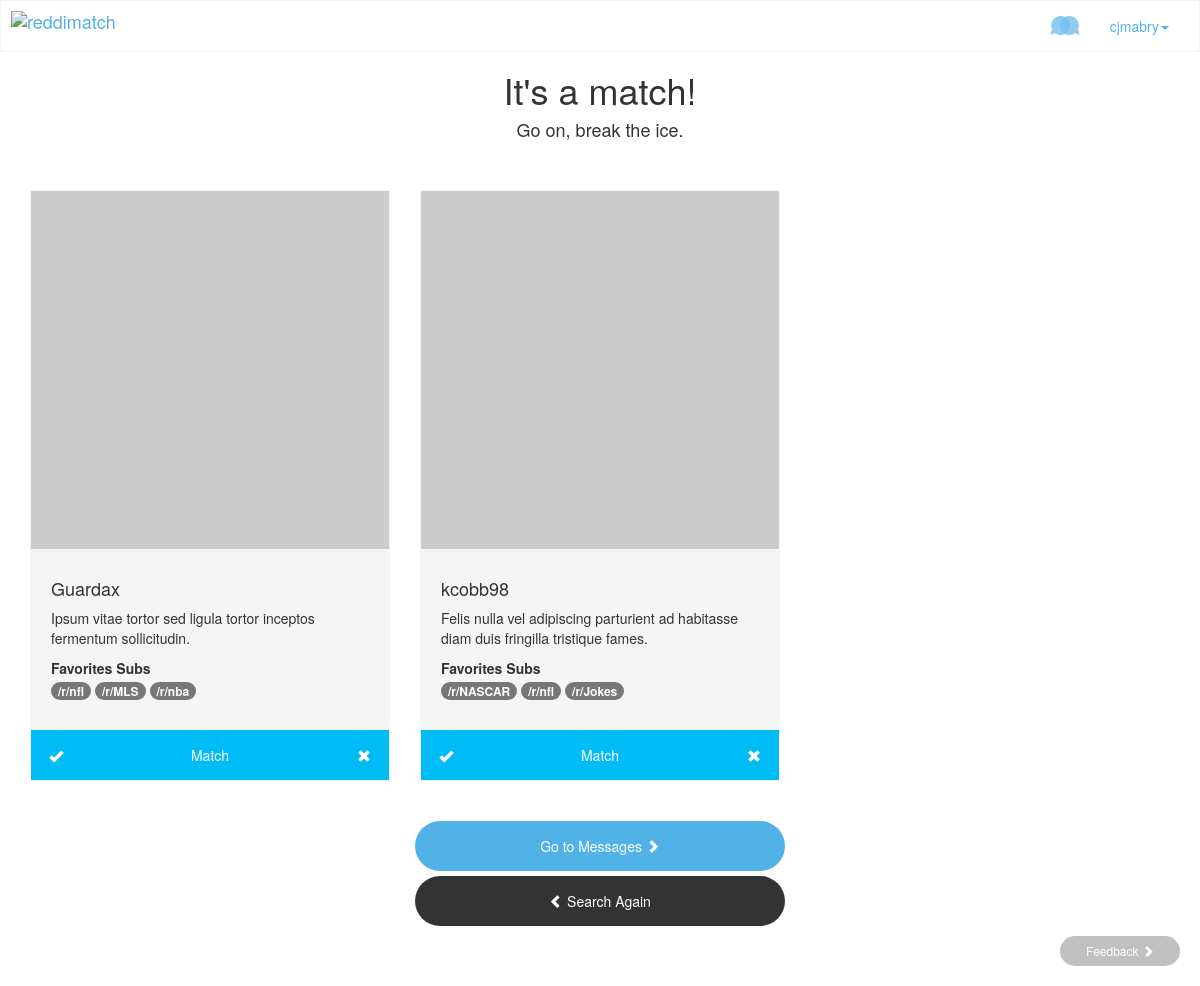
The page /friend_match (signed in) on the database its author committed.
### app/models.py (models this page shows, shortened)
class User(db.Model):
    id = db.Column(db.Integer, primary_key=True)
    username = db.Column(db.String(80), unique=True)
    reddit_username = db.Column(db.String(80), unique=True)
    email = db.Column(db.String(255), unique=True)
    refresh_token = db.Column(db.String(60))
    age = db.Column(db.Integer)
    gender_id = db.Column(db.Integer, db.ForeignKey('gender.id'))
    orientation = db.Column(db.String(60))
    location = db.Column(db.String(120))
    postal_code = db.Column(db.String(10))
    latitude = db.Column(db.Float(10))
    longitude = db.Column(db.Float(10))
    bio = db.Column(db.String(140))
    profile_photo_url = db.Column(db.String(120))
    registered = db.Column(db.Boolean)
    deleted = db.Column(db.Boolean)
    favorited = db.relationship('Subreddit', secondary=favorite_subs,
        backref=db.backref('favorite_subs', lazy='dynamic'), lazy='dynamic')
    matched = db.relationship('User',
                               secondary=matches,
                               primaryjoin=(matches.c.user_id == id),
                               secondaryjoin=(matches.c.matched_id == id),
                               backref=db.backref('matches', lazy='dynamic'),
                               lazy='dynamic')
    rejected = db.relationship('User',
                                secondary=rejects,
                                primaryjoin=(rejects.c.user_id == id),
                                secondaryjoin=(rejects.c.rejected_id == id),
                                backref=db.backref('rejects', lazy='dynamic'),
                                lazy='dynamic')
    registered = db.Column(db.Boolean)
    email_verified = db.Column(db.Boolean)
    created_on = db.Column(db.DateTime)
    verified_on = db.Column(db.DateTime)
    last_online = db.Column(db.DateTime)
    is_online = db.Column(db.Boolean)
    newsletter = db.Column(db.Boolean)
    date_searchable = db.Column(db.Boolean)
    def avatar(self, size):
        if self.email is not None:
            return 'http://www.gravatar.com/avatar/%s?d=identicon&s=%d' % (md5(self.email.encode('utf-8')).hexdigest(), size)
        else:
            return 'http://www.gravatar.com/avatar/?d=identicon&s=%s' % size
    def favorited_subs(self):
        return Subreddit.query.join(favorite_subs, (favorite_subs.c.subreddit_id == Subreddit.id)).filter(favorite_subs.c.user_id == self.id)
    def is_rejected(self, user):
        return self.rejected.filter(rejects.c.rejected_id == user.id).count() > 0
    def is_matched(self, user):
        return self.matched.filter(matches.c.matched_id == user.id).count() > 0
    def get_match_requests(self):
        query = User.query.join(matches, (matches.c.user_id == User.id)).filter(matches.c.matched_id == self.id)
        requests = []
        for r in query:
            if not self.is_matched(r):
                requests.append(r)
        if len(requests) > 0:
            return requests
        else:
            return False
    def is_authenticated(self):
        return True

class Subreddit(db.Model):
    __tablename__ = 'subreddit'
    id = db.Column(db.Integer, primary_key=True)
    reddit_id = db.Column(db.String(60))
    category = db.Column(db.String(60))
    name = db.Column(db.String(60), unique = True)
    def favorited_users(self):
        return User.query.join(favorite_subs, favorite_subs.c.user_id == User.id).filter(favorite_subs.c.subreddit_id == self.id)

### app/views.py (the view)
@app.route('/friend_match')
@login_required
def friend_match():
    user = current_user
    favs = user.favorited_subs().all()
    matches = []
    for sub in favs:
        users = sub.favorited_users().all()
        for u in users:
            if u.username is not user.username and not user.is_matched(u) and not user.is_rejected(u) and not u.is_rejected(user):
                u.status = 'onsite'
                u.type = 'friend'
                matches.append(u)
    if len(matches) > 3:
        matches = random.sample(matches, 3)
    if len(matches) == 0:
        matches = reddit_api.get_offsite_users(favs)
        if len(matches) == 0:
            matches = None
    return render_template('results.html', matches=matches)

### app/views.py (called while the page is built)
@lm.user_loader
def load_user(id):
    return models.User.query.get(int(id))

@app.before_request
def before_request():
    g.user = current_user

### app/templates/results.html (shortened to what this page needs)
{% extends "base.html" %}
{% block container%}container{% endblock %}
{% block page_class%}class="results_page"{% endblock %}
{% block content %}
  {% if current_user.is_authenticated() %}
    <div class="text-center">
      {% if matches != None %}
        <div class="row">
          <h1>It's a match!</h1>
          <h4>Go on, break the ice.</h4>
        </div>
        <div class="row matches">
        {% for match in matches %}
          <div class="col-md-4 col-sm-6 col-sm-offset-0 col-xs-10 col-xs-offset-1 text-left">
            <div class="match">
              {% if match.status == 'onsite' %}
                <img class="profile_photo" src="{{ match.avatar(300) }}">
              {% endif %}
              <div class="match_info">
                <h4><span class="username">{{ match.username }}</span></h4>
                {% if match.bio is not none %}
                  <p>{{ match.bio }}</p>
                {% endif %}
                  {% if match.status == 'onsite' %}
                    {% set subs = match.favorited_subs() %}
                      <strong>Favorites Subs</strong>
                      <p>{% for sub in subs %}
                        <a class="badge" href="https://www.reddit.com/r/{{sub.name}}">/r/{{ sub.name }}</a>
                      {% endfor %}</p>
                    {% endif %}
              </div>
              {% if match.status == 'onsite' %}
                <div class="match_button">
                  <span class="check glyphicon glyphicon-ok yes-match" role="button" data-username="{{match.username}}">
                  </span>
                  <span class="text">Match</span>
                  <span class="cross glyphicon glyphicon-remove no-match" role="button" data-username="{{match.username}}">
                  </span>
                </div>
              {% endif %}
            </div>
          </div>
        {% endfor %}
      <div class="buttons text-center row">
        <div class="col-md-4 col-md-offset-4 col-xs-10 col-xs-offset-1">
          <a class="btn btn-primary btn-block" role="button" href="{{ url_for('messages')}}">Go to Messages <span class="chevron glyphicon glyphicon-chevron-right"></span></a>
          <a class="btn btn-secondary btn-block" role="button" href="/match"><span class="chevron glyphicon glyphicon-chevron-left"></span> Search Again</a>
        </div>
      </div>
      </div>
      {% endif %}
    </div>
  {% endif %}
{% endblock %}

### app/templates/base.html (shortened to what this page needs)
<!DOCTYPE html>
<html {% block page_class %}{% endblock %}>
  <head>
    <link href="{{url_for('static', filename='css/bootstrap.min.css')}}" rel="stylesheet" media="screen">
    <link href="{{url_for('static',filename='css/custom.css')}}" rel="stylesheet">
  </head>
  <body>
    {% if current_user.is_authenticated %}
      <div class="navbar navbar-fixed-top">
        <div class="container-fluid">
          <div class="navbar-header">
              <a class="navbar-brand" href="/">
                <img src="{{url_for('static',filename='images/logo-beta.svg')}}" alt="reddimatch">
              </a>
            </div>
            <div id="main-nav">
              <ul class="nav navbar-nav pull-right">
                <li><a class="notifications" href="{{ url_for('messages') }}"><span class="matches_icon"></span></a></li>
                <li class="dropdown">
                  <a href="{{ url_for('dashboard') }}" class="dropdown-toggle" data-toggle="dropdown" role="button" aria-haspopup="true" aria-expanded="false">{{current_user.username}}<span class="caret"></a>
                </li>
              </ul>
            </div>
        </div>
      </div>
    {% endif %}
    <div class="{% block container %}{% endblock %}">
      {% block content %}{% endblock %}
    </div>
    <a href="mailto:feedback@reddimatch.com?subject=Feedback"><div id="feedback">Feedback <span class="glyphicon glyphicon-chevron-right"></span></div></a>
  </body>
</html>

### app/static/css/custom.css (style rules this page uses)
html { position: relative; min-height:100%; }
body { margin-bottom:60px; margin-top:50px; }
body .navbar { background-color: #ffffff; color:#51b2e8; }
.navbar { border: 1px solid #f5f5f5; }
body .navbar a { color: #51b2e8; }
.navbar-brand { padding: 10px; }
.navbar-brand img { height:30px; }
.navbar a.notifications .matches_icon { background: url('/static/images/bubbles-blue.svg') no-repeat; transition: 0.25s; height: 20px; display: block; width: 30px; margin: auto; opacity: 0.8; }
.navbar a.notifications .matches_icon::before { content: ""; display: none; width: 0; height: 0; border-bottom: 5px solid #666; border-right: 5px solid transparent; border-left: 5px solid transparent; position: absolute; top:45px; left:0; right:0; margin: auto; opacity: 0; }
.navbar a.notifications .matches_icon::after { content:"Messages"; display: none; position: absolute; top:50px; left:50%; margin: auto; transform: translate(-50%, 0); font-size: 16px; line-height: 16px; background: #666; color: white; padding: 10px; border-radius: 5px; opacity: 0; }
.btn-primary, .btn-secondary { height: 50px; line-height: 50px; padding: 0 20px; border-radius: 50px; background: #51b2e8; border:none; }
.btn-secondary { background: #333; border:none; color:white; }
.navbar-fixed-top { background:#f5f5f5; }
#feedback { display: block; height: 30px; line-height: 20px; background: #333; position: absolute; bottom: 20px; right: 20px; font-size: 12px; color: white; text-align: center; padding: 5px 20px; border-radius: 50px; cursor: pointer; transition: 0.25s; opacity: 0.3; width: 120px; }
#feedback::after { content:"feedback@reddimatch.com"; display: none; position: absolute; top:0; bottom: 0; left: -215px; margin: auto; background: #51b2e8; color: white; text-align: center; padding: 5px 10px; border-radius: 5px; white-space: nowrap; width: 200px; font-weight: bold; text-align: center; }
#feedback::before { content: ""; display: none; position: absolute; left:-15px; top: 0; bottom:0; margin: auto; height: 0; width: 0; border: 1px solid #51b2e8; border-left: 7px solid #51b2e8; border-top: 5px solid transparent; border-bottom: 5px solid transparent; border-right: 0; }
.results_page { display: flex; justify-content: center; align-items: center; }
.match { border: 1px solid #f5f5f5; background: #f5f5f5; margin: 40px 0; }
.match .profile_photo { width: 100%; height: auto; }
.match .match_info { padding:20px; }
.match .match_button { display: block; position: relative; width: 100%; height: 50px; line-height: 50px; font-weight: 300; background: #00bcf6; text-align: center; cursor: pointer; color: white; overflow: hidden; z-index: 0; }
.match .match_button .check, .match .match_button .cross { opacity: 1; transition: opacity 0.25s 0.5s; }
.match .match_button::before { content: ''; z-index: 0; position: absolute; top: 50%; left: -30px; margin: -15px 0 0 -1px; width: 30px; height: 30px; border-radius: 50%; background: #66CC66; transform-origin: 0 50%; transition: transform 0.5s; transition-timing-function: cubic-bezier(0.7,0,0.9,1); }
.match .match_button::after { content: ''; z-index: -1; position: absolute; top: 50%; left: 100%; margin: -15px 0 0 1px; width: 30px; height: 30px; border-radius: 50%; background: #FF6D6D; transform-origin: 100% 50%; transition: transform 0.5s; transition-timing-function: cubic-bezier(0.7,0,0.9,1); }
.match .match_button .check { float:left; height: 50px; line-height: 50px; width: 50px; }
.match .match_button .text { position: relative; }
.match .match_button .cross { float:right; height: 50px; line-height: 50px; width: 50px; }
.matches .buttons .btn { height: 50px; line-height: 50px; padding: 0; border-radius: 50px; float:right; }

### rows shown on the page
User: username "cjmabry"
User: username "Guardax", bio "Ipsum vitae tortor sed ligula tortor inceptos fermentum sollicitudin."
Subreddit: name "nfl"
Subreddit: name "MLS"
Subreddit: name "nba"
User: username "kcobb98", bio "Felis nulla vel adipiscing parturient ad habitasse diam duis fringilla tristique fames."
Subreddit: name "NASCAR"
Subreddit: name "Jokes"
